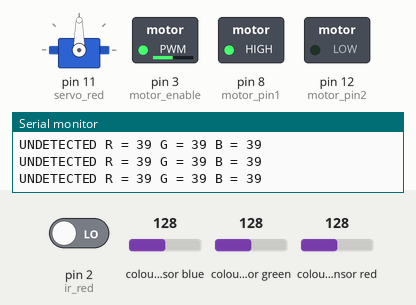
The sketch below on a simulated Arduino Uno, built with avr-gcc and run on an emulated ATmega328P. Shown: servo, switched loads named in the sketch (green lamp = pin HIGH), the last lines printed to the serial monitor. Wiring (inferred from the names in the program): TCS3200 colour sensor: output pin 9; S2 pin 6; S3 pin 7; S0 pin 4; S1 pin 5. The inputs (shaded band) are chosen by the test bench; at power-on: colour sensor green 128, colour sensor red 128, pin 2 (ir_red) LOW, colour sensor blue 128. Pins used as bus, display or sensor lines are not drawn.

Above: at 1.2 s.
1.3 s: colour sensor green set to 134
At 2.1 s:
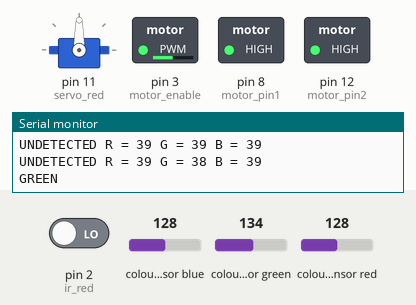
At 4.1 s:
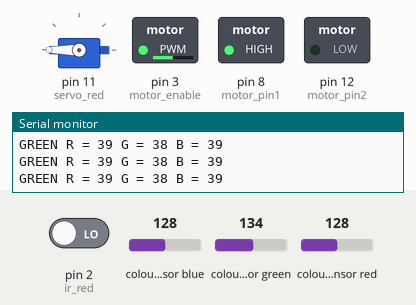
4.3 s: colour sensor red set to 134
7.3 s: colour sensor red set to 140
At 9.8 s:
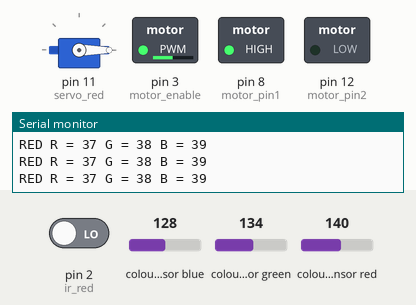
Timing chart, 0 to 11.3 s (numbered marks = the images above; inputs shaded):
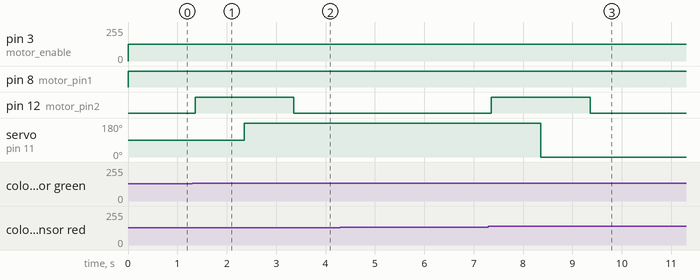

Measured:
- the behaviour switches between 131 and 132 on colour sensor green (found by bisection; images 0 and 1)
- the behaviour switches between 136 and 137 on colour sensor red (found by bisection; images 2 and 3)
- after the input at 1.3 s, pin 12 (motor_pin2): LOW → HIGH after 0.06 s, → LOW 2.0 s later; servo on pin 11 (servo_red): 90° → 180° after 1.1 s
- after the input at 7.3 s, pin 12 (motor_pin2): LOW → HIGH after 0.06 s, → LOW 2.0 s later; servo on pin 11 (servo_red): 180° → 0° after 1.1 s

The sketch:

main.ino
```cpp
#include <Servo.h>

const int S0 = 4; // PINI SENZOR CULOARE
const int  S1 = 5;
const int  S2 = 6;
const int  S3 = 7;
const int  sensorOut = 9; //PWM

const int ir_red = 2; // PIN IR
int SensorState = 0;
int LastSensorState = 0;

Servo servo_red; // PIN SERVO

const int motor_pin1 =8;// PINI MOTOR
const int motor_pin2 = 12;
const int motor_enable = 3;  //PWM

bool red_aprins = false;
bool green_aprins = false;
bool blue_aprins = false;

int red = 0;
int green = 0;
int blue = 0;

int color = 0;

int counter = 0;

void setup() {
  pinMode(S0, OUTPUT);
  pinMode(S1, OUTPUT);
  pinMode(S2, OUTPUT);
  pinMode(S3, OUTPUT);
  pinMode(sensorOut, INPUT);
  digitalWrite(S0, HIGH);
  digitalWrite(S1, LOW);

  pinMode(motor_enable, OUTPUT);
  pinMode(motor_pin1, OUTPUT);
  pinMode(motor_pin2, OUTPUT);

  pinMode(ir_red, INPUT);

  servo_red.attach(11);


  Serial.begin(9600);
}

void loop() {
  digitalWrite(motor_pin1, HIGH);
  digitalWrite(motor_pin2, LOW);
  analogWrite(motor_enable, 125);

  readColor();


  switch(color){
    case 1: {   //actionare servo-motor pentru cubul rosu
      SensorState = digitalRead(ir_red);
      if(SensorState != LastSensorState){
        if(SensorState == LOW){
          digitalWrite(motor_pin1, HIGH);
          digitalWrite(motor_pin2, HIGH);
          delay(200);
          servo_red.write(180);
          delay(2000);
          servo_red.write(0);
          color = 0;
        }
        delay(50);
      }
      LastSensorState = SensorState;
    }
    break;
    case 2:  {    //actionare servo-motor pentru cubul verde
      SensorState = digitalRead(ir_red);
      if(SensorState != LastSensorState){
        if(SensorState == LOW){
          digitalWrite(motor_pin1, HIGH);
          digitalWrite(motor_pin2, HIGH);
          delay(200);
          servo_red.write(0);
          delay(2000);
          servo_red.write(180);
          color = 0;
        }
        delay(50);
      }
      LastSensorState = SensorState;
    }

    case 0: break;
  }

}

  //Setting RED
int readColor() {

  digitalWrite(S2, LOW);
  digitalWrite(S3, LOW);
  red = pulseIn(sensorOut, LOW);


  //Setting GREEN
  digitalWrite(S2, HIGH);
  digitalWrite(S3, HIGH);
  green = pulseIn(sensorOut, LOW);


  //Setting BLUE
  digitalWrite(S2, LOW);
  digitalWrite(S3, HIGH);
  blue = pulseIn(sensorOut, LOW);

  Serial.print(" R = ");
  Serial.print(red);

  Serial.print(" G = ");
  Serial.print(green);

  Serial.print(" B = ");
  Serial.print(blue);
  Serial.print("\n");


  if(red>100 && blue>130 && green > 125){
    red_aprins = false;
    green_aprins = false;
    blue_aprins = false;
    Serial.print("UNDETECTED");
  }
  else if(red < blue && red < green){ //detectare rosu red > 0 && red < 36 && green > 180 && green < 215 && blue > 36 && blue <55
    Serial.print("RED");
    color = 1;
    if(!red_aprins){ //controleaza sa nu se opreasca la culoarea constanta, si sa se opreasca doar odata;
      digitalWrite(motor_pin1, HIGH); //oprire motor
      digitalWrite(motor_pin2, HIGH);
      red_aprins = true;
      delay(1000);
      servo_red.write(0);
      delay(1000); // asteapta 2 secunde sub senzor
      digitalWrite(motor_pin1, HIGH);
      digitalWrite(motor_pin2, LOW);
      analogWrite(motor_enable, 125);
    }
  }
   else if(green < red && green < blue){ //detectare verde red > 117 && red < 139 && green > 74 && green < 95 && blue > 28 && blue <40
    Serial.print("GREEN");
    color = 2;
    if(!green_aprins){
      digitalWrite(motor_pin1, HIGH);
      digitalWrite(motor_pin2, HIGH);
      green_aprins = true;
      delay(1000);
      servo_red.write(180);
      delay(1000);
      digitalWrite(motor_pin1, HIGH);
      digitalWrite(motor_pin2, LOW);
      analogWrite(motor_enable, 125);
    }
  }
  else if(blue < red && blue < green){ //detectare albastru red > 50 && red < 60 && green > 25 && green < 40 && blue > 15 && blue <35
    Serial.print("BLUE");
    if(!blue_aprins){
      digitalWrite(motor_pin1, HIGH);
      digitalWrite(motor_pin2, HIGH);
      blue_aprins = true;
      delay(2000);
      digitalWrite(motor_pin1, HIGH);
      digitalWrite(motor_pin2, LOW);
      analogWrite(motor_enable, 125);
    }

  }else{
    Serial.print("UNDETECTED");
  }

  return color;
}
```
